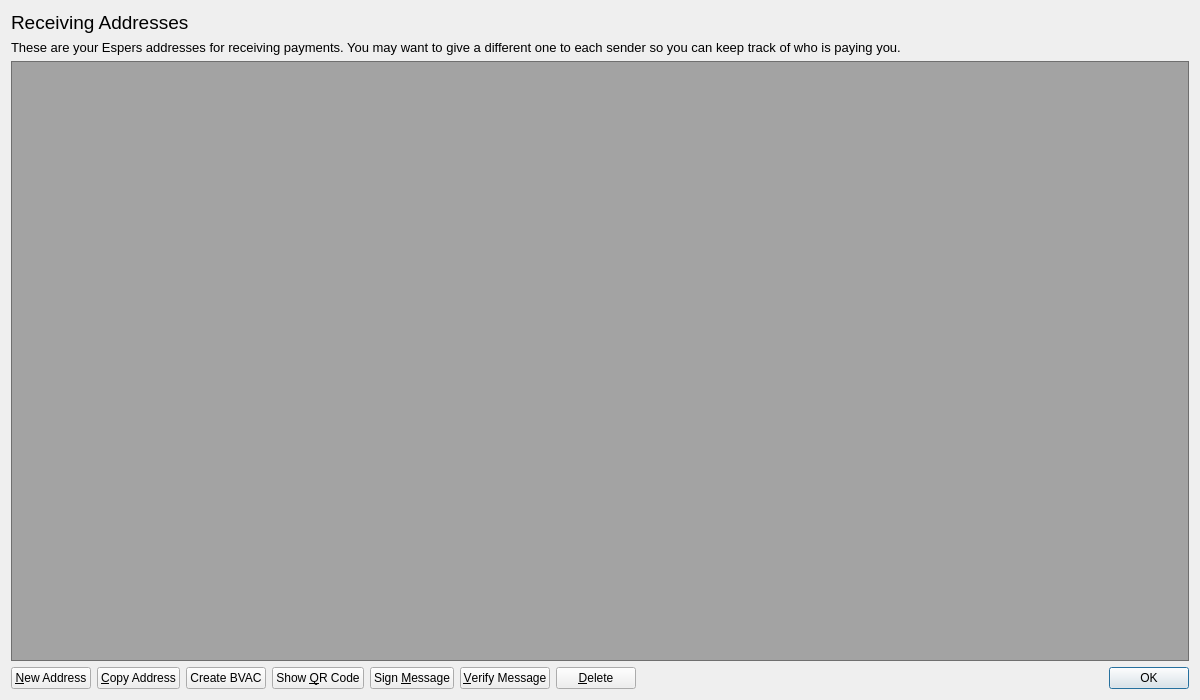
<?xml version="1.0" encoding="UTF-8"?>
<ui version="4.0">
 <class>AddressBookPage</class>
 <widget class="QWidget" name="AddressBookPage">
  <property name="geometry">
   <rect>
    <x>0</x>
    <y>0</y>
    <width>1200</width>
    <height>700</height>
   </rect>
  </property>
  <property name="windowTitle">
   <string>Address Book</string>
  </property>
  <property name="styleSheet">
   <string notr="true"/>
  </property>
  <layout class="QVBoxLayout" name="verticalLayout">
   <item>
    <widget class="QLabel" name="AddressLabelName">
     <property name="font">
      <font>
       <pointsize>14</pointsize>
      </font>
     </property>
     <property name="text">
      <string>Receiving Addresses</string>
     </property>
    </widget>
   </item>
   <item>
    <widget class="QLabel" name="labelExplanation">
     <property name="font">
      <font>
       <pointsize>10</pointsize>
      </font>
     </property>
     <property name="text">
      <string>These are your Espers addresses for receiving payments. You may want to give a different one to each sender so you can keep track of who is paying you.</string>
     </property>
     <property name="textFormat">
      <enum>Qt::PlainText</enum>
     </property>
     <property name="wordWrap">
      <bool>true</bool>
     </property>
    </widget>
   </item>
   <item>
    <widget class="QTableView" name="tableView">
     <property name="font">
      <font>
       <pointsize>10</pointsize>
      </font>
     </property>
     <property name="contextMenuPolicy">
      <enum>Qt::CustomContextMenu</enum>
     </property>
     <property name="toolTip">
      <string>Double-click to edit address or label</string>
     </property>
     <property name="styleSheet">
      <string notr="true">background: transparent;
        background-color: rgb(20, 20, 20, 0.35);
        color: rgb(255, 255, 255);
      </string>
     </property>
     <property name="tabKeyNavigation">
      <bool>false</bool>
     </property>
     <property name="selectionMode">
      <enum>QAbstractItemView::SingleSelection</enum>
     </property>
     <property name="selectionBehavior">
      <enum>QAbstractItemView::SelectRows</enum>
     </property>
     <property name="sortingEnabled">
      <bool>true</bool>
     </property>
     <attribute name="verticalHeaderVisible">
      <bool>false</bool>
     </attribute>
    </widget>
   </item>
   <item>
    <layout class="QHBoxLayout" name="horizontalLayout">
     <item>
      <widget class="QPushButton" name="newAddressButton">
       <property name="toolTip">
        <string>Create a new address</string>
       </property>
       <property name="text">
        <string>&amp;New Address</string>
       </property>
      </widget>
     </item>
     <item>
      <widget class="QPushButton" name="copyToClipboard">
       <property name="toolTip">
        <string>Copy the currently selected address to the system clipboard</string>
       </property>
       <property name="text">
        <string>&amp;Copy Address</string>
       </property>
      </widget>
     </item>
     <item>
      <widget class="QPushButton" name="showBVACencode">
       <property name="text">
        <string>Create BVAC</string>
       </property>
      </widget>
     </item>
     <item>
      <widget class="QPushButton" name="showQRCode">
       <property name="text">
        <string>Show &amp;QR Code</string>
       </property>
      </widget>
     </item>
     <item>
      <widget class="QPushButton" name="signMessage">
       <property name="toolTip">
        <string>Sign a message to prove you own a Espers address</string>
       </property>
       <property name="text">
        <string>Sign &amp;Message</string>
       </property>
      </widget>
     </item>
     <item>
      <widget class="QPushButton" name="verifyMessage">
       <property name="toolTip">
        <string>Verify a message to ensure it was signed with a specified Espers address</string>
       </property>
       <property name="text">
        <string>&amp;Verify Message</string>
       </property>
      </widget>
     </item>
     <item>
      <widget class="QPushButton" name="deleteButton">
       <property name="toolTip">
        <string>Delete the currently selected address from the list</string>
       </property>
       <property name="text">
        <string>&amp;Delete</string>
       </property>
      </widget>
     </item>
     <item>
      <spacer name="horizontalSpacer">
       <property name="orientation">
        <enum>Qt::Horizontal</enum>
       </property>
       <property name="sizeHint" stdset="0">
        <size>
         <width>40</width>
         <height>20</height>
        </size>
       </property>
      </spacer>
     </item>
     <item>
      <widget class="QDialogButtonBox" name="buttonBox">
       <property name="sizePolicy">
        <sizepolicy hsizetype="Maximum" vsizetype="Fixed">
         <horstretch>0</horstretch>
         <verstretch>0</verstretch>
        </sizepolicy>
       </property>
       <property name="standardButtons">
        <set>QDialogButtonBox::Ok</set>
       </property>
      </widget>
     </item>
    </layout>
   </item>
  </layout>
 </widget>
 <resources/>
 <connections/>
</ui>
